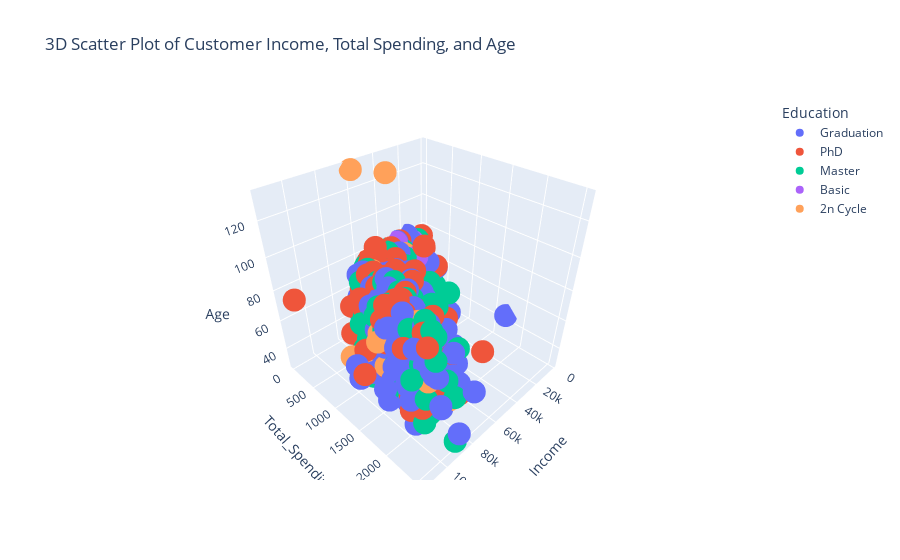

Notebook cell for this chart:
### Code cell
import plotly.express as px
# Set a style for better aesthetics for plots (optional, mainly affects static plots)
sns.set_style("whitegrid")
plt.rcParams['font.family'] = 'Inter' # Set font to Inter (optional)

# --- 3D Plot using Plotly Express ---
# Using df2 for plotting
fig = px.scatter_3d(df3,
                    x='Income',
                    y='Total_Spending',
                    z='Age',
                    color='Education', # You can color points by a categorical variable
                    hover_name='ID',   # Display customer ID on hover
                    hover_data=['Marital_Status_Simplified', 'Customer_Tenure'], # Add more info on hover
                    title='3D Scatter Plot of Customer Income, Total Spending, and Age'
                   )

# Adjust z-axis range. This line might need adjustment if Z is 'Age' (not Year_Birth).
# If Age typically ranges from 20 to 90, 1920-2020 is too wide and incorrect.
# You might remove it or set it to a realistic age range, e.g., [18, 90]
# For now, let's keep it commented out to avoid potential empty plots if the range is wrong for 'Age'.
# fig.update_layout(scene_zaxis_range=[1920, 2020])

# To display the plot
fig.show()

### Figure 1 — Plotly figure (JSON) as saved in the notebook; plotly's stock layout.template omitted (floating-point values rounded to 4 significant figures; data arrays with more than 128 entries replaced by an {"elided": "..."} marker saying what was removed)
{"data": [{"customdata": {"elided": "1124x2 mixed values"}, "hovertemplate": "<b>%{hovertext}</b><br><br>Education=Graduation<br>Income=%{x}<br>Total_Spending=%{y}<br>Age=%{z}<br>Marital_Status_Simplified=%{customdata[0]}<br>Customer_Tenure=%{customdata[1]}<extra></extra>", "hovertext": {"elided": "1124 int values"}, "legendgroup": "Graduation", "marker": {"color": "#636efa", "symbol": "circle"}, "mode": "markers", "name": "Graduation", "scene": "scene", "showlegend": true, "type": "scatter3d", "x": {"elided": "1124 float values"}, "y": {"elided": "1124 int values"}, "z": {"elided": "1124 int values"}}, {"customdata": {"elided": "482x2 mixed values"}, "hovertemplate": "<b>%{hovertext}</b><br><br>Education=PhD<br>Income=%{x}<br>Total_Spending=%{y}<br>Age=%{z}<br>Marital_Status_Simplified=%{customdata[0]}<br>Customer_Tenure=%{customdata[1]}<extra></extra>", "hovertext": {"elided": "482 int values"}, "legendgroup": "PhD", "marker": {"color": "#EF553B", "symbol": "circle"}, "mode": "markers", "name": "PhD", "scene": "scene", "showlegend": true, "type": "scatter3d", "x": {"elided": "482 float values"}, "y": {"elided": "482 int values"}, "z": {"elided": "482 int values"}}, {"customdata": {"elided": "369x2 mixed values"}, "hovertemplate": "<b>%{hovertext}</b><br><br>Education=Master<br>Income=%{x}<br>Total_Spending=%{y}<br>Age=%{z}<br>Marital_Status_Simplified=%{customdata[0]}<br>Customer_Tenure=%{customdata[1]}<extra></extra>", "hovertext": {"elided": "369 int values"}, "legendgroup": "Master", "marker": {"color": "#00cc96", "symbol": "circle"}, "mode": "markers", "name": "Master", "scene": "scene", "showlegend": true, "type": "scatter3d", "x": {"elided": "369 float values"}, "y": {"elided": "369 int values"}, "z": {"elided": "369 int values"}}, {"customdata": [["In a Relationship", 593], ["In a Relationship", 201], ["Single", 690], ["In a Relationship", 14], ["In a Relationship", 658], ["In a Relationship", 503], ["In a Relationship", 318], ["In a Relationship", 547], ["In a Relationship", 611], ["In a Relationship", 565], ["In a Relationship", 660], ["Single", 277], ["In a Relationship", 239], ["In a Relationship", 468], ["In a Relationship", 608], ["Single", 60], ["In a Relationship", 554], ["Single", 554], ["Single", 516], ["In a Relationship", 529], ["Single", 533], ["In a Relationship", 132], ["In a Relationship", 537], ["Single", 422], ["Single", 676], ["Single", 162], ["Single", 573], ["In a Relationship", 601], ["In a Relationship", 92], ["Single", 466], ["In a Relationship", 218], ["In a Relationship", 529], ["In a Relationship", 667], ["In a Relationship", 201], ["Single", 367], ["In a Relationship", 635], ["Single", 31], ["Single", 538], ["In a Relationship", 586], ["Single", 469], ["In a Relationship", 14], ["Single", 559], ["In a Relationship", 658], ["In a Relationship", 518], ["Single", 94], ["In a Relationship", 251], ["In a Relationship", 486], ["In a Relationship", 608], ["In a Relationship", 684], ["Single", 244], ["Single", 405], ["In a Relationship", 105], ["Single", 328], ["In a Relationship", 569]], "hovertemplate": "<b>%{hovertext}</b><br><br>Education=Basic<br>Income=%{x}<br>Total_Spending=%{y}<br>Age=%{z}<br>Marital_Status_Simplified=%{customdata[0]}<br>Customer_Tenure=%{customdata[1]}<extra></extra>", "hovertext": [387, 8373, 5342, 2563, 9733, 4669, 8234, 8151, 2457, 6682, 1777, 1987, 9316, 6516, 4211, 9960, 5692, 8700, 3628, 880, 8977, 193, 8686, 3839, 10395, 11086, 4136, 5043, 6398, 5181, 1384, 524, 10069, 3829, 6347, 7349, 4055, 1744, 10250, 5394, 8312, 5150, 8462, 1951, 954, 2686, 5802, 1407, 642, 7600, 11187, 1646, 7620, 3850], "legendgroup": "Basic", "marker": {"color": "#ab63fa", "symbol": "circle"}, "mode": "markers", "name": "Basic", "scene": "scene", "showlegend": true, "type": "scatter3d", "x": [7500, 24594, 9548, 28249, 24882, 24480, 27190, 24279, 30801, 18978, 25965, 21063, 13084, 17487, 20425, 26868, 25443, 14906, 15038, 22634, 16581, 14421, 23724, 15056, 8940, 25707, 7500, 26997, 18393, 24367, 17256, 22634, 13724, 24594, 15862, 9722, 18746, 23529, 28389, 16014, 28249, 20194, 24882, 34445, 22123, 22390, 14188, 20425, 16005, 15253, 26487, 25224, 16185, 14918], "y": [61, 29, 29, 43, 80, 102, 18, 263, 45, 37, 74, 59, 29, 18, 57, 14, 32, 66, 80, 96, 24, 16, 75, 88, 101, 21, 119, 434, 50, 24, 62, 96, 58, 29, 36, 103, 64, 54, 28, 38, 43, 47, 80, 839, 102, 26, 75, 57, 103, 29, 69, 46, 106, 43], "z": [49, 46, 49, 64, 47, 44, 52, 35, 50, 52, 45, 38, 73, 36, 39, 34, 36, 39, 38, 59, 40, 29, 46, 67, 39, 41, 33, 74, 51, 43, 33, 59, 37, 46, 46, 52, 33, 60, 78, 46, 64, 46, 47, 44, 65, 56, 53, 39, 45, 33, 47, 53, 35, 62]}, {"customdata": {"elided": "203x2 mixed values"}, "hovertemplate": "<b>%{hovertext}</b><br><br>Education=2n Cycle<br>Income=%{x}<br>Total_Spending=%{y}<br>Age=%{z}<br>Marital_Status_Simplified=%{customdata[0]}<br>Customer_Tenure=%{customdata[1]}<extra></extra>", "hovertext": {"elided": "203 int values"}, "legendgroup": "2n Cycle", "marker": {"color": "#FFA15A", "symbol": "circle"}, "mode": "markers", "name": "2n Cycle", "scene": "scene", "showlegend": true, "type": "scatter3d", "x": {"elided": "203 float values"}, "y": {"elided": "203 int values"}, "z": {"elided": "203 int values"}}], "layout": {"legend": {"title": {"text": "Education"}, "tracegroupgap": 0}, "scene": {"domain": {"x": [0, 1], "y": [0, 1]}, "xaxis": {"title": {"text": "Income"}}, "yaxis": {"title": {"text": "Total_Spending"}}, "zaxis": {"title": {"text": "Age"}}}, "title": {"text": "3D Scatter Plot of Customer Income, Total Spending, and Age"}}}
